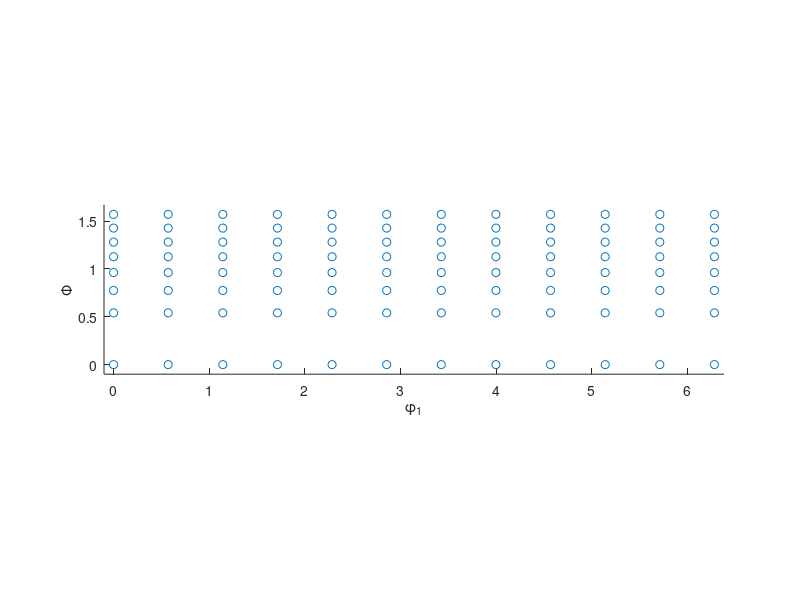

The MATLAB source for this figure: (Note: this script raises an error after producing the figure.)
%% Set up / specify variables

clear; clc; close('all'); rng('shuffle')

set_id_gen = 'phi2is0edgeV4';
set_id_d = 'phi2is0edgeV4';
% set_id_y = 'phi2is0faceY';
el = 21;
H = 15;
ns = 150;


%% angles for phi2 = 0 zero faces

v_phi1 = linspace(0,2*pi(),12);
v_Phi = acos(0:1/(8-1):1);

[X,Y] = meshgrid(v_phi1,v_Phi);

kaled = [X(:,1),Y(:,1);X(end,2:end)',Y(end,2:end)';X(2:end-1,end),Y(2:end-1,end)];
exte = [X(1,2:end)',Y(1,2:end)'];
Xcent = X(2:end-1,2:end-1);
Ycent = Y(2:end-1,2:end-1);
cent = [Xcent(:),Ycent(:)];

euler = [kaled ; exte; cent];  euler = [euler, zeros(size(euler(:,1)))];

%% angles for phi2 = 0 face exterior

% phi1edge = linspace(0,2*pi(),30);
% top = ones(size(phi1edge))*(pi()/2);
% bottom = zeros(size(phi1edge)); 
% Phiedge = acos(linspace(0,1,20));
% Phiedge = Phiedge(2:end-1);
% left = zeros(size(Phiedge));
% right = ones(size(Phiedge))*(2*pi());
% 
% euler = [phi1edge',top';...
%          phi1edge',bottom';...
%          left',Phiedge';...
%          right',Phiedge'];
%          
% euler = [euler, zeros(size(euler(:,1)))];

%% angles for phi2 = 0 face exterior w/ Phi = 0 edge gone

% phi1edge = linspace(0,2*pi(),60);
% top = ones(size(phi1edge))*(pi()/2); 
% 
% Phiedge = acos(linspace(0,1,37));
% Phiedge = Phiedge(2:end);
% left = zeros(size(Phiedge));
% 
% euler = [phi1edge',top';...
%          left',Phiedge'];
%          
% euler = [euler, zeros(size(euler(:,1)))];


%% generate 'full' hexagonal-triclinic fundamental zone

% phi1len = 100;
% 
% v_phi1 = linspace(0,2*pi(),phi1len);
% v_Phi = acos(0:1/(0.25*phi1len-1):1);
% v_phi2 = linspace(0,pi()/3,round(phi1len/6));
% [X,Y,Z] = meshgrid(v_phi1,v_Phi,v_phi2);
% 
% euler = [X(:),Y(:),Z(:)];
% 
% disp(length(X(:)))


%% plot the selected set of euler angles

figure(1)

scatter(euler(:,1),euler(:,2),'bo')
xlabel('\phi_1'); ylabel('\Phi'); %zlabel('\phi_2')
axis equal
axis([ min(euler(:,1))-.1 max(euler(:,1))+.1 min(euler(:,2))-.1 max(euler(:,2))+.1])

%% convert euler angles to GSH coefficents

[gsh_d, gsh_y] = euler2gsh(euler,H);

filename = sprintf('angleset_H%i_%s.mat',H,set_id_d);
gsh = gsh_d;
save(filename,'euler','gsh')

% filename = sprintf('angleset_H%i_%s.mat',H,set_id_y);
% gsh = gsh_y;
% save(filename,'euler','gsh')

%% generate nodesets

nodesets(el)


%% generate main .inp files

inpgenerator(set_id_gen,ns)


%% generate orientation .inp files

angleset = ori_file_generator(el,ns,set_id_d,euler);

%% generate gsh coefficients

gshS_d = zeros(el^3,ns,H);
% gshS_y = zeros(el^3,ns,H);

for sn = 1:ns

    gshS_d(:,sn,:) = gsh_d(angleset(:,sn),:);
%     gshS_y(:,sn,:) = gsh_y(angleset(:,sn),:);

end

filename = sprintf('micr_H%i_%s.mat',H,set_id_d);
gshS = gshS_d;
save(filename,'gshS')

% filename = sprintf('micr_H%i_%s.mat',H,set_id_y);
% gshS = gshS_y;
% save(filename,'gshS')